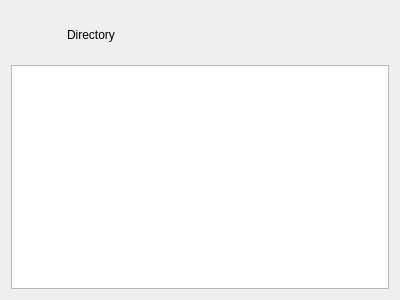
<?xml version="1.0" encoding="UTF-8"?>
<ui version="4.0">
 <class>NewFileDialog</class>
 <widget class="QDialog" name="NewFileDialog">
  <property name="geometry">
   <rect>
    <x>0</x>
    <y>0</y>
    <width>400</width>
    <height>300</height>
   </rect>
  </property>
  <property name="windowTitle">
   <string>Dialog</string>
  </property>
  <layout class="QVBoxLayout" name="verticalLayout">
   <item>
    <layout class="QHBoxLayout" name="horizontalLayout">
     <item>
      <spacer name="horizontalSpacer_2">
       <property name="orientation">
        <enum>Qt::Horizontal</enum>
       </property>
       <property name="sizeType">
        <enum>QSizePolicy::Fixed</enum>
       </property>
       <property name="sizeHint" stdset="0">
        <size>
         <width>20</width>
         <height>20</height>
        </size>
       </property>
      </spacer>
     </item>
     <item>
      <widget class="QPushButton" name="pushButton">
       <property name="minimumSize">
        <size>
         <width>120</width>
         <height>48</height>
        </size>
       </property>
       <property name="maximumSize">
        <size>
         <width>48</width>
         <height>48</height>
        </size>
       </property>
       <property name="styleSheet">
        <string notr="true">QPushButton
{
		border:none;
}

QPushButton:pressed
{
		border-image:url(:/icon/previous.png);
}</string>
       </property>
       <property name="text">
        <string>Directory</string>
       </property>
       <property name="icon">
        <iconset>
         <normalon>:/icon/return.png</normalon>
        </iconset>
       </property>
       <property name="iconSize">
        <size>
         <width>30</width>
         <height>30</height>
        </size>
       </property>
      </widget>
     </item>
     <item>
      <spacer name="horizontalSpacer">
       <property name="orientation">
        <enum>Qt::Horizontal</enum>
       </property>
       <property name="sizeHint" stdset="0">
        <size>
         <width>40</width>
         <height>20</height>
        </size>
       </property>
      </spacer>
     </item>
    </layout>
   </item>
   <item>
    <widget class="QTextEdit" name="textEdit"/>
   </item>
  </layout>
 </widget>
 <resources/>
 <connections/>
</ui>
